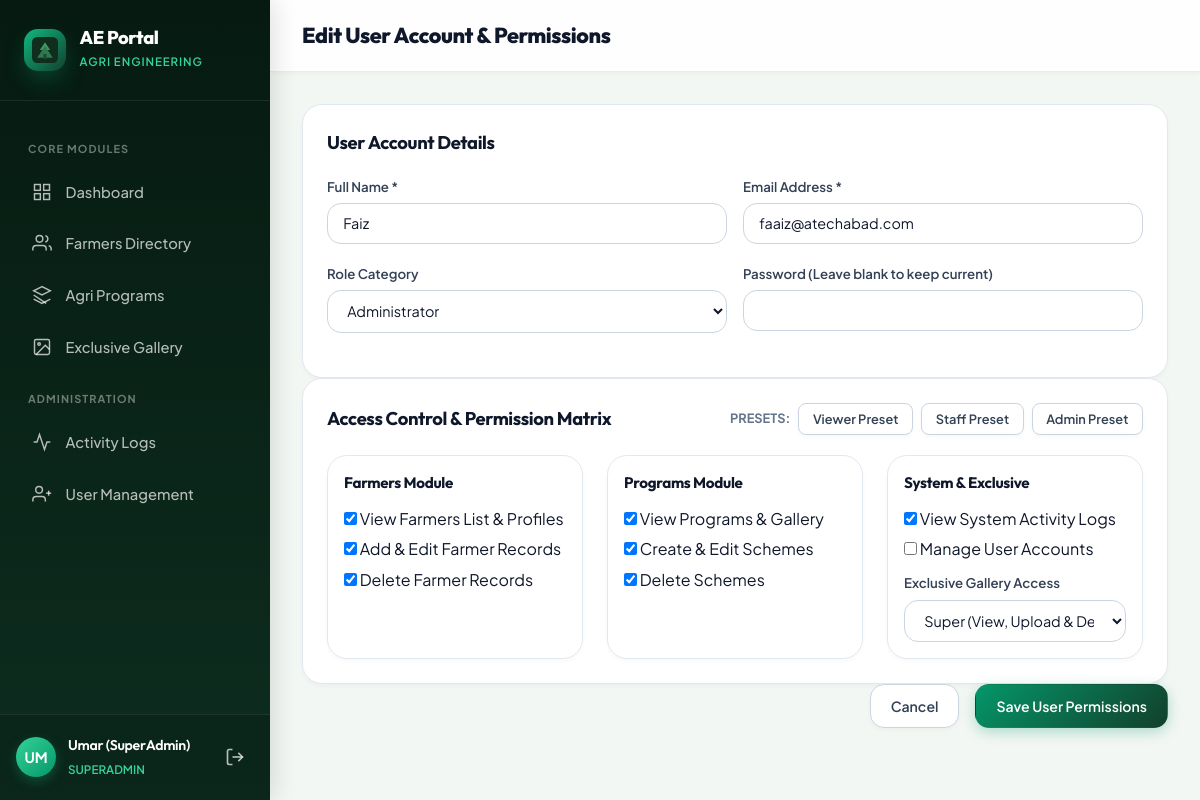
The page /users/3/edit (signed in) on the database its author committed.
### aeportal.py (models this page shows, shortened)
class User(UserMixin, db.Model):
    __tablename__ = 'users'
    id = db.Column(db.Integer, primary_key=True)
    full_name = db.Column(db.String(120), nullable=False)
    email = db.Column(db.String(150), unique=True, nullable=False)
    password_hash = db.Column(db.String(255), nullable=False)
    role = db.Column(db.String(50), nullable=False, default='staff') # superadmin, admin, staff, custom
    permissions = db.Column(db.Text, nullable=False, default='{}') # JSON string
    is_active = db.Column(db.Boolean, default=True)
    created_at = db.Column(db.DateTime, default=datetime.utcnow)
    last_login = db.Column(db.DateTime, nullable=True)
    def get_perms(self):
        try:
            return json.loads(self.permissions)
        except Exception:
            return {}
    def has_perm(self, perm_key):
        if self.role == 'superadmin':
            return True
        perms = self.get_perms()
        val = perms.get(perm_key, 0)
        return val != 0 and val != 'none'

### aeportal.py (the view, shortened to what this page needs)
@app.route('/users/add', methods=['GET', 'POST'])
@app.route('/users/<int:id>/edit', methods=['GET', 'POST'])
@login_required
def user_form(id=None):
    if not current_user.has_perm('user_mgmt'):
        flash('SuperAdmin access required.', 'error')
        return redirect(url_for('dashboard'))
    target_user = User.query.get_or_404(id) if id else None
    if target_user and target_user.email in ['umar@atechabad.com', 'naem@atechabad.com'] and current_user.role != 'superadmin':
        flash('Cannot edit seed administrator account.', 'error')
        return redirect(url_for('users_list'))
    return render_template('users/form.html', target_user=target_user)

### aeportal.py (called while the page is built)
@app.context_processor
def inject_globals():
    return {'datetime': datetime}

@login_manager.user_loader
def load_user(user_id):
    return User.query.get(int(user_id))

### templates/users/form.html (shortened to what this page needs)
{% extends "base.html" %}
{% block page_title %}{% if target_user %}Edit User Account & Permissions{% else %}Add New System User{% endif %}{% endblock %}
{% block content %}
{% set perms = target_user.get_perms() if target_user else {} %}
<form method="POST" action="{% if target_user %}{{ url_for('user_form', id=target_user.id) }}{% else %}{{ url_for('user_form') }}{% endif %}">
  <div class="card mb-4">
    <div class="card-header">
      <h3 class="card-title">User Account Details</h3>
    </div>
    <div class="form-row">
      <div class="form-group">
        <label class="form-label" for="full_name">Full Name *</label>
        <input type="text" id="full_name" name="full_name" class="form-control" value="{{ target_user.full_name if target_user else '' }}" required>
      </div>
      <div class="form-group">
        <label class="form-label" for="email">Email Address *</label>
        <input type="email" id="email" name="email" class="form-control" value="{{ target_user.email if target_user else '' }}" required>
      </div>
    </div>
    <div class="form-row">
      <div class="form-group">
        <label class="form-label" for="role">Role Category</label>
        <select id="role" name="role" class="form-control">
          <option value="admin" {% if target_user and target_user.role == 'admin' %}selected{% endif %}>Administrator</option>
        </select>
      </div>
      <div class="form-group">
        <label class="form-label" for="password">Password {% if target_user %}(Leave blank to keep current){% else %}*{% endif %}</label>
        <input type="password" id="password" name="password" class="form-control" {% if not target_user %}required{% endif %}>
      </div>
    </div>
  </div>
  <div class="card mb-4">
    <div class="card-header" style="flex-wrap: wrap; gap: 1rem;">
      <h3 class="card-title">Access Control & Permission Matrix</h3>
      <div style="display: flex; gap: 0.5rem; align-items: center;">
        <span style="font-size: 0.8rem; font-weight: 700; color: var(--ink-500);">PRESETS:</span>
        <button type="button" class="btn btn-secondary btn-sm" onclick="applyPreset('viewer')">Viewer Preset</button>
        <button type="button" class="btn btn-secondary btn-sm" onclick="applyPreset('staff')">Staff Preset</button>
        <button type="button" class="btn btn-secondary btn-sm" onclick="applyPreset('admin')">Admin Preset</button>
      </div>
    </div>
    <div style="display: grid; grid-template-columns: repeat(auto-fit, minmax(240px, 1fr)); gap: 1.5rem;">
      <div class="card" style="background: var(--paper-50); padding: 1rem;">
        <h4 style="font-size: 0.95rem; color: var(--forest-900); margin-bottom: 0.75rem;">Farmers Module</h4>
        <label style="display: block; margin-bottom: 0.4rem; cursor: pointer;">
          <input type="checkbox" id="perm_farmer_view" name="perm_farmer_view" {% if perms.get('farmer_view', 1) %}checked{% endif %}> View Farmers List & Profiles
        </label>
        <label style="display: block; margin-bottom: 0.4rem; cursor: pointer;">
          <input type="checkbox" id="perm_farmer_edit" name="perm_farmer_edit" {% if perms.get('farmer_edit', 1) %}checked{% endif %}> Add & Edit Farmer Records
        </label>
        <label style="display: block; cursor: pointer;">
          <input type="checkbox" id="perm_farmer_delete" name="perm_farmer_delete" {% if perms.get('farmer_delete', 0) %}checked{% endif %}> Delete Farmer Records
        </label>
      </div>
      <div class="card" style="background: var(--paper-50); padding: 1rem;">
        <h4 style="font-size: 0.95rem; color: var(--forest-900); margin-bottom: 0.75rem;">Programs Module</h4>
        <label style="display: block; margin-bottom: 0.4rem; cursor: pointer;">
          <input type="checkbox" id="perm_program_view" name="perm_program_view" {% if perms.get('program_view', 1) %}checked{% endif %}> View Programs & Gallery
        </label>
        <label style="display: block; margin-bottom: 0.4rem; cursor: pointer;">
          <input type="checkbox" id="perm_program_edit" name="perm_program_edit" {% if perms.get('program_edit', 0) %}checked{% endif %}> Create & Edit Schemes
        </label>
        <label style="display: block; cursor: pointer;">
          <input type="checkbox" id="perm_program_delete" name="perm_program_delete" {% if perms.get('program_delete', 0) %}checked{% endif %}> Delete Schemes
        </label>
      </div>
      <div class="card" style="background: var(--paper-50); padding: 1rem;">
        <h4 style="font-size: 0.95rem; color: var(--forest-900); margin-bottom: 0.75rem;">System & Exclusive</h4>
        <label style="display: block; margin-bottom: 0.4rem; cursor: pointer;">
          <input type="checkbox" id="perm_logs_access" name="perm_logs_access" {% if perms.get('logs_access', 0) %}checked{% endif %}> View System Activity Logs
        </label>
        <label style="display: block; margin-bottom: 0.4rem; cursor: pointer;">
          <input type="checkbox" id="perm_user_mgmt" name="perm_user_mgmt" {% if perms.get('user_mgmt', 0) %}checked{% endif %}> Manage User Accounts
        </label>
        <div style="margin-top: 0.75rem;">
          <label class="form-label" for="perm_gallery_access">Exclusive Gallery Access</label>
          <select id="perm_gallery_access" name="perm_gallery_access" class="form-control">
            <option value="super" {% if perms.get('gallery_access') == 'super' %}selected{% endif %}>Super (View, Upload & Delete)</option>
          </select>
        </div>
      </div>
    </div>
  </div>
  <div style="display: flex; justify-content: flex-end; gap: 1rem;">
    <a href="{{ url_for('users_list') }}" class="btn btn-secondary">Cancel</a>
    <button type="submit" class="btn btn-primary">Save User Permissions</button>
  </div>
</form>
{% endblock %}

### templates/base.html (shortened to what this page needs)
<!DOCTYPE html>
<html lang="en">
<head>
  <link rel="stylesheet" href="{{ url_for('static', filename='css/style.css') }}">
</head>
<body>
  <div class="app-container">
    {% if current_user.is_authenticated %}
    <aside class="sidebar" id="sidebar">
      <div class="sidebar-header">
        <div class="brand-badge">
          <img src="{{ url_for('static', filename='img/logo.svg') }}" alt="Logo">
        </div>
        <div class="brand-text">
          <h1>AE Portal</h1>
          <span>Agri Engineering</span>
        </div>
      </div>
      <nav class="sidebar-nav">
        <div class="nav-label">Core Modules</div>
        <a href="{{ url_for('dashboard') }}" class="nav-item {% if request.endpoint == 'dashboard' %}active{% endif %}">
          <svg viewBox="0 0 24 24" fill="none" stroke="currentColor"><rect x="3" y="3" width="7" height="7"/><rect x="14" y="3" width="7" height="7"/><rect x="14" y="14" width="7" height="7"/><rect x="3" y="14" width="7" height="7"/></svg>
          <span>Dashboard</span>
        </a>
        {% if current_user.has_perm('farmer_view') %}
        <a href="{{ url_for('farmers_list') }}" class="nav-item {% if 'farmers' in request.endpoint %}active{% endif %}">
          <svg viewBox="0 0 24 24" fill="none" stroke="currentColor"><path d="M17 21v-2a4 4 0 0 0-4-4H5a4 4 0 0 0-4 4v2"/><circle cx="9" cy="7" r="4"/><path d="M23 21v-2a4 4 0 0 0-3-3.87"/><path d="M16 3.13a4 4 0 0 1 0 7.75"/></svg>
          <span>Farmers Directory</span>
        </a>
        {% endif %}
        {% if current_user.has_perm('program_view') %}
        <a href="{{ url_for('programs_list') }}" class="nav-item {% if 'programs' in request.endpoint %}active{% endif %}">
          <svg viewBox="0 0 24 24" fill="none" stroke="currentColor"><polygon points="12 2 2 7 12 12 22 7 12 2"/><polyline points="2 17 12 22 22 17"/><polyline points="2 12 17 22 12"/></svg>
          <span>Agri Programs</span>
        </a>
        {% endif %}
        {% if current_user.has_perm('gallery_access') and current_user.has_perm('gallery_access') != 'none' %}
        <a href="{{ url_for('exclusive_gallery') }}" class="nav-item {% if request.endpoint == 'exclusive_gallery' %}active{% endif %}">
          <svg viewBox="0 0 24 24" fill="none" stroke="currentColor"><rect x="3" y="3" width="18" height="18" rx="2" ry="2"/><circle cx="8.5" cy="8.5" r="1.5"/><polyline points="21 15 16 10 5 21"/></svg>
          <span>Exclusive Gallery</span>
        </a>
        {% endif %}
        {% if current_user.has_perm('logs_access') or current_user.has_perm('user_mgmt') %}
        <div class="nav-label">Administration</div>
        {% endif %}
        {% if current_user.has_perm('logs_access') %}
        <a href="{{ url_for('logs_view') }}" class="nav-item {% if request.endpoint == 'logs_view' %}active{% endif %}">
          <svg viewBox="0 0 24 24" fill="none" stroke="currentColor"><polyline points="22 12 18 12 15 21 9 3 6 12 2 12"/></svg>
          <span>Activity Logs</span>
        </a>
        {% endif %}
        {% if current_user.has_perm('user_mgmt') %}
        <a href="{{ url_for('users_list') }}" class="nav-item {% if 'users' in request.endpoint %}active{% endif %}">
          <svg viewBox="0 0 24 24" fill="none" stroke="currentColor"><path d="M16 21v-2a4 4 0 0 0-4-4H5a4 4 0 0 0-4 4v2"/><circle cx="8.5" cy="7" r="4"/><line x1="20" y1="8" x2="20" y2="14"/><line x1="23" y1="11" x2="17" y2="11"/></svg>
          <span>User Management</span>
        </a>
        {% endif %}
      </nav>
      <div class="sidebar-user">
        <div class="user-card">
          <div class="user-avatar">{{ current_user.full_name[:2].upper() }}</div>
          <div class="user-info">
            <h4>{{ current_user.full_name }}</h4>
            <span>{{ current_user.role }}</span>
          </div>
          <a href="{{ url_for('logout') }}" class="btn-icon" title="Log Out" style="color: rgba(255,255,255,0.7);">
            <svg width="20" height="20" viewBox="0 0 24 24" fill="none" stroke="currentColor" stroke-width="2"><path d="M9 21H5a2 2 0 0 1-2-2V5a2 2 0 0 1 2-2h4"/><polyline points="16 17 21 12 16 7"/><line x1="21" y1="12" x2="9" y2="12"/></svg>
          </a>
        </div>
      </div>
    </aside>
    {% endif %}
    <div class="main-wrapper" {% if not current_user.is_authenticated %}style="margin-left: 0;"{% endif %}>
      {% if current_user.is_authenticated %}
      <header class="top-header">
        <div style="display: flex; align-items: center; gap: 1rem; width: 100%; justify-content: space-between;">
          <div style="display: flex; align-items: center; gap: 0.75rem;">
            <div class="page-title">
              <h2>{% block page_title %}{% endblock %}</h2>
            </div>
          </div>
        </div>
      </header>
      {% endif %}
      <main class="content-body">
        {% block content %}{% endblock %}
      </main>
    </div>
  </div>
</body>
</html>

### rows shown on the page
User: full_name "UM", full_name "Umar (SuperAdmin)", role "SUPERADMIN"
User: full_name "Faiz", email "faaiz@atechabad.com", role "Administrator"
